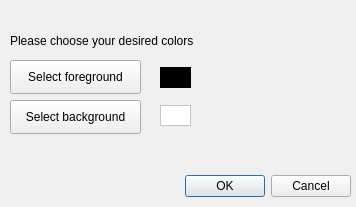
<?xml version="1.0" encoding="UTF-8"?>
<ui version="4.0">
 <class>ColorPicker</class>
 <widget class="QDialog" name="ColorPicker">
  <property name="geometry">
   <rect>
    <x>0</x>
    <y>0</y>
    <width>356</width>
    <height>207</height>
   </rect>
  </property>
  <property name="windowTitle">
   <string>Choose color palette</string>
  </property>
  <widget class="QDialogButtonBox" name="buttonBox">
   <property name="geometry">
    <rect>
     <x>10</x>
     <y>170</y>
     <width>341</width>
     <height>32</height>
    </rect>
   </property>
   <property name="orientation">
    <enum>Qt::Horizontal</enum>
   </property>
   <property name="standardButtons">
    <set>QDialogButtonBox::Cancel|QDialogButtonBox::Ok</set>
   </property>
  </widget>
  <widget class="QLabel" name="label">
   <property name="geometry">
    <rect>
     <x>10</x>
     <y>30</y>
     <width>231</width>
     <height>21</height>
    </rect>
   </property>
   <property name="text">
    <string>Please choose your desired colors</string>
   </property>
  </widget>
  <widget class="QPushButton" name="btnForeground">
   <property name="geometry">
    <rect>
     <x>10</x>
     <y>60</y>
     <width>131</width>
     <height>34</height>
    </rect>
   </property>
   <property name="text">
    <string>Select foreground</string>
   </property>
  </widget>
  <widget class="QPushButton" name="btnBackground">
   <property name="geometry">
    <rect>
     <x>10</x>
     <y>100</y>
     <width>131</width>
     <height>34</height>
    </rect>
   </property>
   <property name="text">
    <string>Select background</string>
   </property>
  </widget>
  <widget class="QFrame" name="foreground">
   <property name="geometry">
    <rect>
     <x>160</x>
     <y>67</y>
     <width>31</width>
     <height>21</height>
    </rect>
   </property>
   <property name="styleSheet">
    <string notr="true">background-color: #000000;</string>
   </property>
   <property name="frameShape">
    <enum>QFrame::StyledPanel</enum>
   </property>
   <property name="frameShadow">
    <enum>QFrame::Raised</enum>
   </property>
  </widget>
  <widget class="QFrame" name="background">
   <property name="geometry">
    <rect>
     <x>160</x>
     <y>105</y>
     <width>31</width>
     <height>21</height>
    </rect>
   </property>
   <property name="styleSheet">
    <string notr="true">background-color: #ffffff;</string>
   </property>
   <property name="frameShape">
    <enum>QFrame::StyledPanel</enum>
   </property>
   <property name="frameShadow">
    <enum>QFrame::Raised</enum>
   </property>
  </widget>
 </widget>
 <resources/>
 <connections>
  <connection>
   <sender>buttonBox</sender>
   <signal>accepted()</signal>
   <receiver>ColorPicker</receiver>
   <slot>accept()</slot>
   <hints>
    <hint type="sourcelabel">
     <x>248</x>
     <y>254</y>
    </hint>
    <hint type="destinationlabel">
     <x>157</x>
     <y>274</y>
    </hint>
   </hints>
  </connection>
  <connection>
   <sender>buttonBox</sender>
   <signal>rejected()</signal>
   <receiver>ColorPicker</receiver>
   <slot>reject()</slot>
   <hints>
    <hint type="sourcelabel">
     <x>316</x>
     <y>260</y>
    </hint>
    <hint type="destinationlabel">
     <x>286</x>
     <y>274</y>
    </hint>
   </hints>
  </connection>
 </connections>
</ui>
